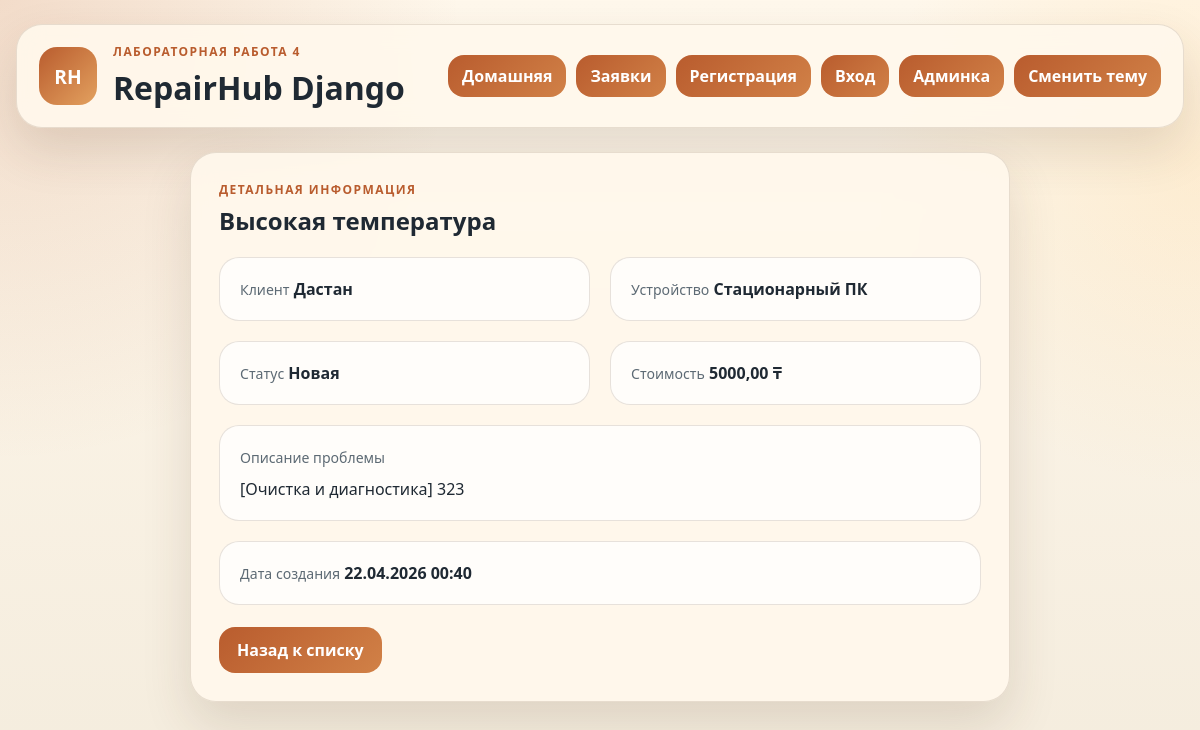
The app's page /requests/7/ with its own data.
### accounts/models.py (models this page shows, shortened)
class ServiceRequest(models.Model):
    DEVICE_CHOICES = [
        ("pc", "Стационарный ПК"),
        ("laptop", "Ноутбук"),
        ("monoblock", "Моноблок"),
        ("other", "Другое устройство"),
    ]
    STATUS_CHOICES = [
        ("new", "Новая"),
        ("diagnostic", "Диагностика"),
        ("repair", "В ремонте"),
        ("done", "Завершена"),
    ]
    title = models.CharField(max_length=120, verbose_name="Название заявки")
    customer_name = models.CharField(max_length=120, verbose_name="Имя клиента")
    device_type = models.CharField(max_length=20, choices=DEVICE_CHOICES, verbose_name="Тип устройства")
    problem_description = models.TextField(verbose_name="Описание проблемы")
    estimated_price = models.DecimalField(max_digits=10, decimal_places=2, verbose_name="Оценочная стоимость")
    status = models.CharField(max_length=20, choices=STATUS_CHOICES, default="new", verbose_name="Статус")
    created_at = models.DateTimeField(auto_now_add=True, verbose_name="Дата создания")
    class Meta:
        ordering = ["-created_at"]
        verbose_name = "Заявка на ремонт"
        verbose_name_plural = "Заявки на ремонт"

### accounts/views.py (the view)
# urls.py: path("requests/<int:request_id>/", service_request_detail, name="service_request_detail"),
def service_request_detail(request, request_id):
    service_request = get_object_or_404(ServiceRequest, id=request_id)
    return render(
        request,
        "accounts/service_request_detail.html",
        {"service_request": service_request},
    )

### templates/accounts/service_request_detail.html (shortened to what this page needs)
{% extends "base.html" %}
{% block content %}
<main class="single-column">
    <section class="section-card detail-card">
        <p class="eyebrow">Детальная информация</p>
        <h2>{{ service_request.title }}</h2>
        <div class="detail-grid">
            <div class="detail-item">
                <span>Клиент</span>
                <strong>{{ service_request.customer_name }}</strong>
            </div>
            <div class="detail-item">
                <span>Устройство</span>
                <strong>{{ service_request.get_device_type_display }}</strong>
            </div>
            <div class="detail-item">
                <span>Статус</span>
                <strong>{{ service_request.get_status_display }}</strong>
            </div>
            <div class="detail-item">
                <span>Стоимость</span>
                <strong>{{ service_request.estimated_price }} ₸</strong>
            </div>
            <div class="detail-item detail-item-wide">
                <span>Описание проблемы</span>
                <p>{{ service_request.problem_description }}</p>
            </div>
            <div class="detail-item detail-item-wide">
                <span>Дата создания</span>
                <strong>{{ service_request.created_at|date:"d.m.Y H:i" }}</strong>
            </div>
        </div>
        <div class="hero-actions">
            <a class="button-link" href="{% url 'service_requests' %}">Назад к списку</a>
        </div>
    </section>
</main>
{% endblock %}

### static/django/css/site.css (style rules this page uses)
:root { --bg: #f5efe4; --surface: rgba(255, 248, 236, 0.92); --surface-strong: #fffdfa; --text: #1f2933; --muted: #5d6a74; --line: rgba(104, 84, 55, 0.16); --accent: #b95c2e; --accent-dark: #934520; --shadow: 0 22px 50px rgba(76, 53, 31, 0.14); --success: #2f855a; --error: #c05645; }
* { box-sizing: border-box; }
body { margin: 0; min-height: 100vh; font-family: "Trebuchet MS", "Segoe UI", sans-serif; color: var(--text); background: radial-gradient(circle at top left, rgba(185, 92, 46, 0.18), transparent 32%), radial-gradient(circle at right 20%, rgba(255, 212, 146, 0.28), transparent 24%), linear-gradient(180deg, #fff8ec 0%, #f4ecdd 100%); }
a { color: inherit; text-decoration: none; }
.site-header, .section-card, .hero-card, .message-card { border: 1px solid var(--line); border-radius: 26px; background: var(--surface); box-shadow: var(--shadow); backdrop-filter: blur(12px); }
.brand h1, .hero-card h2, .section-card h2, .section-card h3 { margin: 0; }
.eyebrow { margin: 0 0 6px; color: var(--accent); text-transform: uppercase; letter-spacing: 0.12em; font-size: 0.75rem; font-weight: 700; }
.site-nav a, .button-link, button, .theme-toggle { display: inline-flex; align-items: center; justify-content: center; min-height: 46px; padding: 12px 18px; border-radius: 16px; border: none; background: linear-gradient(135deg, var(--accent), #d18147); color: #fff; font: inherit; font-weight: 700; cursor: pointer; }
.hero-actions { display: flex; flex-wrap: wrap; gap: 12px; margin-top: 22px; }
.info-panel, .content-grid, .profile-layout, .request-grid, .detail-grid { display: grid; gap: 20px; }
.request-card, .detail-item { display: block; padding: 20px; border: 1px solid var(--line); border-radius: 20px; background: var(--surface-strong); }
.request-card h3, .request-card h4, .detail-item p, .detail-item strong { margin: 10px 0 0; }
.detail-card { width: min(820px, 100%); }
.detail-grid { grid-template-columns: repeat(2, minmax(0, 1fr)); margin-top: 20px; }
.detail-item span { color: var(--muted); font-size: 0.88rem; }
.detail-item-wide { grid-column: 1 / -1; }
.section-card { padding: 28px; }
.single-column { display: grid; place-items: center; }

### records on screen
ServiceRequest: title "Высокая температура", customer_name "Дастан", device_type "Стационарный ПК", status "Новая", estimated_price "5000,00", problem_description "[Очистка и диагностика] 323", created_at "22.04.2026 00:40"
